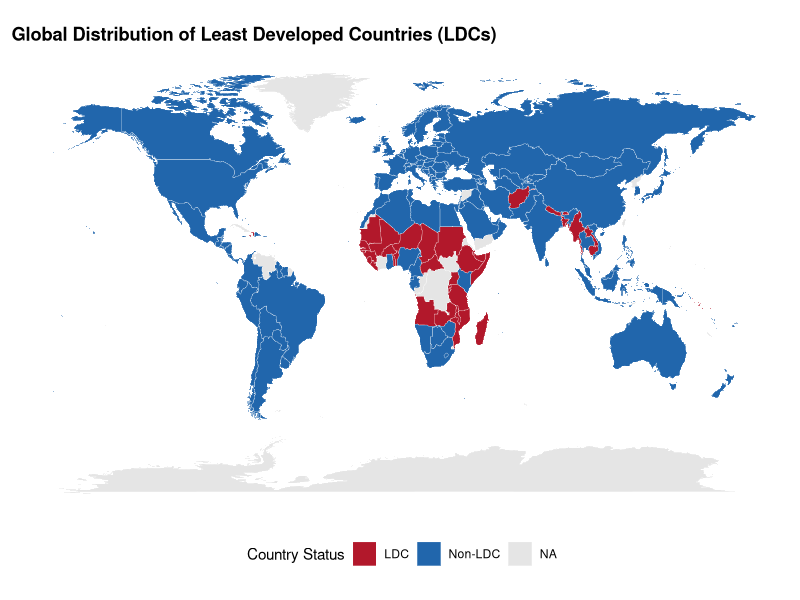
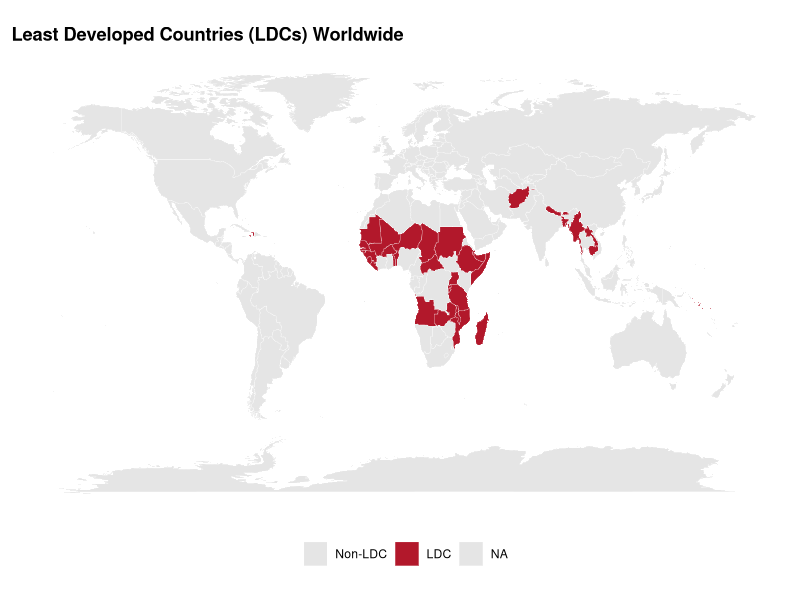

Write the R code that produced these figures, in order.
library(maps)
library(tidyverse)
library(dplyr)
library(readr)
library(ggplot2)

master <- read.csv('master_dataset.csv')
view(master)

# List of LDCs (as of recent UN classification)
# You'll need to check which countries in your dataset are classified as LDCs
ldc_countries <- c(
  "Afghanistan", "Angola", "Bangladesh", "Benin", "Bhutan", "Burkina Faso",
  "Burundi", "Cambodia", "Central African Republic", "Chad", "Comoros",
  "Congo, Dem. Rep.", "Djibouti", "Eritrea", "Ethiopia", "Gambia", "Guinea",
  "Guinea-Bissau", "Haiti", "Kiribati", "Laos", "Lesotho", "Liberia",
  "Madagascar", "Malawi", "Mali", "Mauritania", "Mozambique", "Myanmar",
  "Nepal", "Niger", "Rwanda", "Sao Tome and Principe", "Senegal",
  "Sierra Leone", "Solomon Islands", "Somalia", "South Sudan", "Sudan",
  "Tanzania", "Timor-Leste", "Togo", "Tuvalu", "Uganda", "Yemen", "Zambia"
)

# Get unique countries from your dataset
all_countries_in_data <- master %>%
  distinct(country, continent)

# Mark which countries in your dataset are LDCs
countries_ldc_status <- all_countries_in_data %>%
  mutate(
    is_ldc = country %in% ldc_countries,
    ldc_status = ifelse(is_ldc, "LDC", "Non-LDC")
  )

print("LDCs in your dataset:")
print(countries_ldc_status %>% filter(is_ldc))

# Get world map data
world_map <- map_data("world")

# Match country names for mapping
countries_ldc_status <- countries_ldc_status %>%
  mutate(region = case_when(
    country == "United States" ~ "USA",
    country == "United Kingdom" ~ "UK",
    country == "Czechia" ~ "Czech Republic",
    country == "Congo, Dem. Rep." ~ "Democratic Republic of the Congo",
    country == "Tanzania" ~ "Tanzania",
    country == "Laos" ~ "Laos",
    country == "Myanmar" ~ "Myanmar",
    country == "South Sudan" ~ "South Sudan",
    TRUE ~ country
  ))

# Join with map data
map_data_ldc <- world_map %>%
  left_join(countries_ldc_status, by = "region")

# Create heatmap
ggplot(map_data_ldc, aes(x = long, y = lat, group = group, fill = ldc_status)) +
  geom_polygon(color = "white", linewidth = 0.1) +
  scale_fill_manual(
    values = c(
      "LDC" = "#b2182b",
      "Non-LDC" = "#2166ac"
    ),
    na.value = "grey90"
  ) +
  theme_minimal() +
  theme(
    panel.grid = element_blank(),
    axis.text = element_blank(),
    axis.title = element_blank(),
    axis.ticks = element_blank(),
    legend.position = "bottom",
    legend.direction = "horizontal",
    plot.title = element_text(hjust = 0, face = "bold")
  ) +
  coord_fixed(1.3) +
  labs(
    fill = "Country Status",
    title = "Global Distribution of Least Developed Countries (LDCs)"
  )

# Alternative: Show only LDCs highlighted
ggplot(map_data_ldc, aes(x = long, y = lat, group = group, fill = is_ldc)) +
  geom_polygon(color = "white", linewidth = 0.1) +
  scale_fill_manual(
    values = c(
      "TRUE" = "#b2182b",
      "FALSE" = "grey90"
    ),
    labels = c("Non-LDC", "LDC"),
    na.value = "grey90"
  ) +
  theme_minimal() +
  theme(
    panel.grid = element_blank(),
    axis.text = element_blank(),
    axis.title = element_blank(),
    axis.ticks = element_blank(),
    legend.position = "bottom",
    legend.direction = "horizontal",
    plot.title = element_text(hjust = 0, face = "bold")
  ) +
  coord_fixed(1.3) +
  labs(
    fill = "",
    title = "Least Developed Countries (LDCs) Worldwide"
  )

# Summary statistics
ldc_summary <- countries_ldc_status %>%
  group_by(continent, ldc_status) %>%
  summarise(n_countries = n(), .groups = 'drop') %>%
  pivot_wider(names_from = ldc_status, values_from = n_countries, values_fill = 0)

print("\nLDC distribution by continent:")
print(ldc_summary)

# Save
write_csv(countries_ldc_status, "ldc_status_by_country.csv")